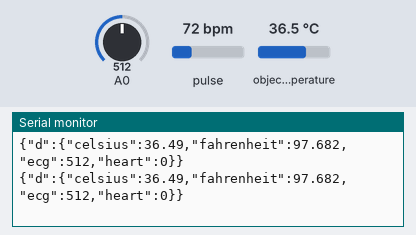
Bench run of a sketch on a simulated ESP8266 (NodeMCU). On the bench: the last lines printed to the serial monitor. The test bench sets the inputs (shaded band); at power-on: A0 = 512, pulse 72 bpm, object temperature 36.5 °C. WiFi joins after 1.5 s; servers stay silent unless stated; no MQTT or app messages arrive unless stated.

Above: at 2.7 s.
2.8 s: A0 set to 533
At 3.7 s:
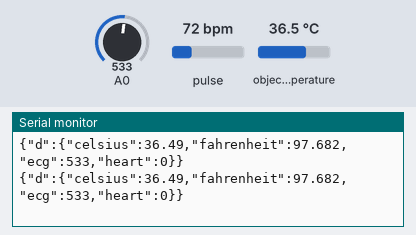
4.3 s: A0 set to 563
At 5.1 s:
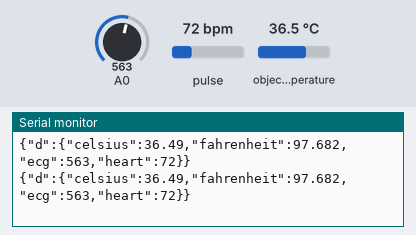
Timing chart, 0 to 7.3 s (numbered marks = the images above; inputs shaded):
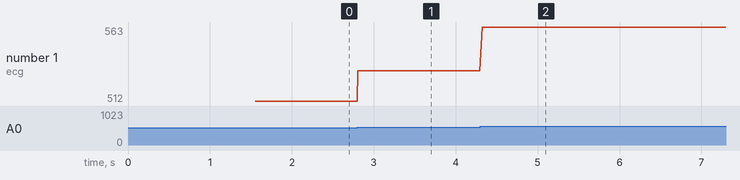

Measured:
- after the input at 2.8 s, the serial monitor: prints a new line at once (image 1)
- after the input at 4.3 s, the serial monitor: prints a new line at once (image 2)
- plotted number 1: 512 → 533 after the input at 2.8 s, 533 → 563 after the input at 4.3 s

The sketch:

Temperaturepulsesensorcode.ino
```cpp
#include <ESP8266WiFi.h>
#include <ArduinoJson.h>
#include <PubSubClient.h>
#define USE_ARDUINO_INTERRUPTS false
#include <PulseSensorPlayground.h>
#include <Adafruit_MLX90614.h>
#include <Wire.h>

// Watson IoT connection details
#define MQTT_HOST "ngib7e.messaging.internetofthings.ibmcloud.com"
#define MQTT_PORT 1883
#define MQTT_DEVICEID "d:ngib7e:ESP8266:dev0nm1"
#define MQTT_USER "use-token-auth"
#define MQTT_TOKEN "KMBSfL6DDNSSf?q+Rc"
#define MQTT_TOPIC "iot-2/evt/status/fmt/json"
#define MQTT_TOPIC_DISPLAY "iot-2/cmd/display/fmt/json"

// Add WiFi connection information
char ssid[] = "anjana";     //  your network SSID (name)
char pass[] = "mdl17ec016";  // your network password

Adafruit_MLX90614 mlx = Adafruit_MLX90614();
PulseSensorPlayground pulseSensor;


const int PULSE_INPUT = A0;
const int THRESHOLD = 550;   // Adjust this number to avoid noise when idle
float temp_celsius=0;
float temp_fahrenheit = 0;
int myBPM;

// MQTT objects
void callback(char* topic, byte* payload, unsigned int length);
WiFiClient wifiClient;
PubSubClient mqtt(MQTT_HOST, MQTT_PORT, callback, wifiClient);

// variables to hold data
StaticJsonDocument<100> jsonDoc;
JsonObject payload = jsonDoc.to<JsonObject>();
JsonObject status = payload.createNestedObject("d");
static char msg[100];

void callback(char* topic, byte* payload, unsigned int length) {
  // handle message arrived
  Serial.print("Message arrived [");
  Serial.print(topic);
  Serial.print("] : ");

  payload[length] = 0; // ensure valid content is zero terminated so can treat as c-string
  Serial.println((char *)payload);
}

void setup() {

  Serial.begin(115200);
  Serial.setTimeout(2000);
  while (!Serial) { }
  Serial.println();
  Serial.println("ESP8266 Sensor Application");

  // Start WiFi connection
  WiFi.mode(WIFI_STA);
  WiFi.begin(ssid, pass);
  while (WiFi.status() != WL_CONNECTED) {
    delay(500);
    Serial.print(".");
  }
  Serial.println("");
  Serial.println("WiFi Connected");

  pulseSensor.analogInput(PULSE_INPUT);
  pulseSensor.setThreshold(THRESHOLD);
  mlx.begin();

  if (mqtt.connect(MQTT_DEVICEID, MQTT_USER, MQTT_TOKEN)) {
    Serial.println("MQTT Connected");
    mqtt.subscribe(MQTT_TOPIC_DISPLAY);

  } else {
    Serial.println("MQTT Failed to connect!");
    ESP.reset();
  }

}
void loop() {
  mqtt.loop();
  while (!mqtt.connected()) {
    Serial.print("Attempting MQTT connection...");
    // Attempt to connect
    if (mqtt.connect(MQTT_DEVICEID, MQTT_USER, MQTT_TOKEN)) {
      Serial.println("MQTT Connected");
      mqtt.subscribe(MQTT_TOPIC_DISPLAY);
      mqtt.loop();
    } else {
      Serial.println("MQTT Failed to connect!");
      delay(5000);
    }
  }
  long int reading = analogRead(0);
  myBPM=map(reading,0,1023,40,120);
  temp_celsius= mlx.readObjectTempC();
  temp_fahrenheit=mlx.readObjectTempF();
  myBPM = pulseSensor.getBeatsPerMinute();

  if(isnan(myBPM)||isnan(temp_celsius)){
    Serial.println("Failed to read from sensor!");
  }
  else {

            status["celsius"]=temp_celsius;
            status["fahrenheit"]=temp_fahrenheit;
            status["ecg"]=reading;
            if ((reading>=240)&&(reading<=550)){
            status["heart"]=0;
            }
            else if (pulseSensor.sawNewSample()) {
                pulseSensor.outputSample();
                if (pulseSensor.sawStartOfBeat())
            {
               status["heart"]=myBPM;
               delay(20);
        }}

}
    serializeJson(jsonDoc, msg, 100);
    Serial.println(msg);
    if (!mqtt.publish(MQTT_TOPIC, msg)) {
            Serial.println("MQTT Publish failed");
            }


  }


/* for (int i = 0; i < 10; i++) {
    mqtt.loop();
    delay(1000);
  }*/
```
